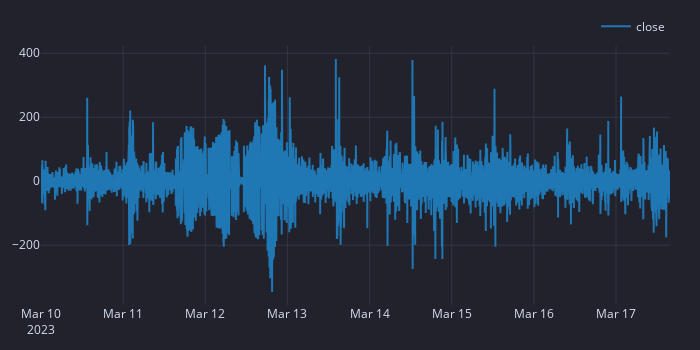

This figure's notebook cell:
### Code cell
diffed = data.close.vbt.diff()

diffed.vbt.plot().show()

### Figure 1 — Plotly figure (JSON) as saved in the notebook; plotly's stock layout.template omitted (floating-point values rounded to 4 significant figures; data arrays with more than 128 entries replaced by an {"elided": "..."} marker saying what was removed)
{"data": [{"name": "close", "showlegend": true, "type": "scatter", "uid": "6b4a2cd4-9721-4653-90a6-97083de5c2f0", "x": {"elided": "11025 str values"}, "y": {"elided": "11025 float values"}}], "layout": {"height": 350, "legend": {"orientation": "h", "traceorder": "normal", "x": 1, "xanchor": "right", "y": 1.02, "yanchor": "bottom"}, "margin": {"b": 30, "l": 30, "r": 30, "t": 30}, "width": 700}}
